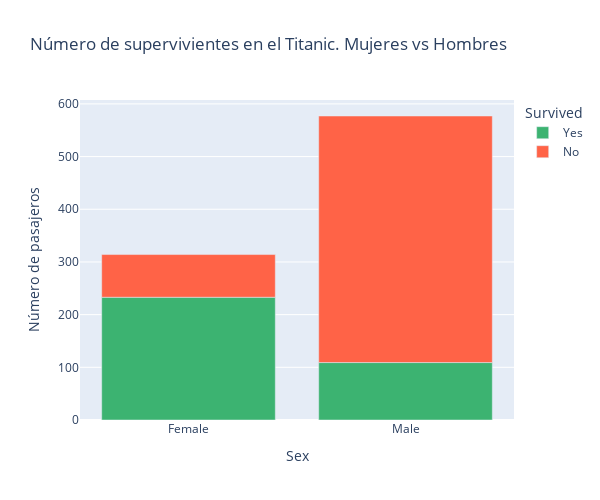

Notebook source saved alongside this figure:
### Code cell
fig = px.bar(df, x='Sex', y='N', color='Survived',
             color_discrete_sequence=["mediumseagreen", "tomato"],
             labels={'value':'Count of passengers', 'variable':'Sex', 'N':'Número de pasajeros'},
             title="Número de supervivientes en el Titanic. Mujeres vs Hombres")

fig.update_layout(width=600, height=500)
fig.show()

fig.write_image("sex_survival.svg")

### Figure 1 — Plotly figure (JSON) as saved in the notebook; plotly's stock layout.template omitted (floating-point values rounded to 4 significant figures)
{"data": [{"alignmentgroup": "True", "hovertemplate": "Survived=Yes<br>Sex=%{x}<br>Número de pasajeros=%{y}<extra></extra>", "legendgroup": "Yes", "marker": {"color": "mediumseagreen", "pattern": {"shape": ""}}, "name": "Yes", "offsetgroup": "Yes", "orientation": "v", "showlegend": true, "textposition": "auto", "type": "bar", "x": ["Female", "Male"], "xaxis": "x", "y": [233, 109], "yaxis": "y"}, {"alignmentgroup": "True", "hovertemplate": "Survived=No<br>Sex=%{x}<br>Número de pasajeros=%{y}<extra></extra>", "legendgroup": "No", "marker": {"color": "tomato", "pattern": {"shape": ""}}, "name": "No", "offsetgroup": "No", "orientation": "v", "showlegend": true, "textposition": "auto", "type": "bar", "x": ["Female", "Male"], "xaxis": "x", "y": [81, 468], "yaxis": "y"}], "layout": {"barmode": "relative", "height": 500, "legend": {"title": {"text": "Survived"}, "tracegroupgap": 0}, "title": {"text": "Número de supervivientes en el Titanic. Mujeres vs Hombres"}, "width": 600, "xaxis": {"anchor": "y", "domain": [0, 1], "title": {"text": "Sex"}}, "yaxis": {"anchor": "x", "domain": [0, 1], "title": {"text": "Número de pasajeros"}}}}
